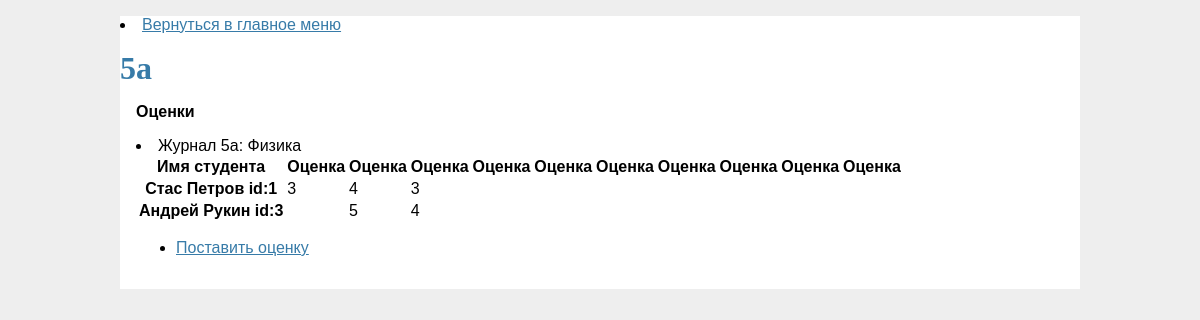
The page /journal/5а/Физика on the database its author committed.
### teacher/model.py (models this page shows, shortened)
class Course(db.Model):
    __tablename__ = 'courses'
    id = db.Column(db.Integer, primary_key=True)
    course_name = db.Column(db.String(50), nullable = True)

class Student(db.Model):
    __tablename__ = 'students'
    id = db.Column(db.Integer, primary_key=True)
    fullname = db.Column(db.String(50), nullable = True)
    group_id = db.Column(db.Integer, db.ForeignKey('groups.id'))
    group = relationship("Group", backref="students")

class Estimate(db.Model):
    __tablename__ = 'estimates'
    id = db.Column(db.Integer, primary_key=True)
    estimate = db.Column(db.String(50), nullable=True)
    course_id = db.Column(db.Integer, db.ForeignKey('courses.id'))
    student_id = db.Column(db.Integer, db.ForeignKey('students.id'))
    student = relationship('Student', backref='estimates')
    course = relationship('Course', backref='estimates')

### teacher/__init__.py (the view)
    @app.route('/journal/<group>/<course>', methods=('POST', 'GET'))
    def get_estimates_table(group, course):
        group_in_database = Group.query.filter(Group.group_name == group).first()
        students = Student.query.filter(Student.group_id == group_in_database.id).all()
        course_in_database = Course.query.filter(Course.course_name == course).first()
        estimates = Estimate.query.filter(Estimate.course_id == course_in_database.id).all()
        return render_template('estimates.html', students=students, course=course, group=group, estimates=estimates)

### teacher/templates/estimates.html
{% extends 'groups.html' %}
{% block content %}
<p><label>Оценки</label></p>
<li>Журнал {{ group }}:   {{ course }}</li>
<table>
    <thead>
      <tr>
        <th scope="col">Имя студента</th>
        <th scope="col">Оценка</th>
        <th scope="col">Оценка</th>
        <th scope="col">Оценка</th>
        <th scope="col">Оценка</th>
        <th scope="col">Оценка</th>
        <th scope="col">Оценка</th>
        <th scope="col">Оценка</th>
        <th scope="col">Оценка</th>
        <th scope="col">Оценка</th>
        <th scope="col">Оценка</th>
      </tr>
    </thead>
    <tbody>
        {% for student in students %}
      <tr>
        <th scope="row">{{ student.fullname }} id:{{ student.id }}</th>
        {% for estimate in estimates %}
            {% if estimate.student_id == student.id %}
                <td>{{ estimate.estimate }}</td>
            {% endif %}
        {% endfor %}
      </tr>
      {% endfor %}
  </table>
<ul class="mainmenu">
    <li><a href="{{ url_for('add_estimate', group=group, course=course) }}">Поставить оценку</a></li>
</ul>
{% endblock %}

### teacher/static/style.css (style rules this page uses)
html { font-family: sans-serif; background: #eee; padding: 1rem; }
body { max-width: 960px; margin: 0 auto; background: white; }
a { color: #377ba8; }
.content label { font-weight: bold; margin-bottom: 0.5em; }

### rows shown on the page
Course: course_name "Физика"
Student: fullname "Стас Петров", id "1"
Estimate: estimate "3"
Estimate: estimate "4"
Estimate: estimate "3"
Student: fullname "Андрей Рукин", id "3"
Estimate: estimate "5"
Estimate: estimate "4"

### other values the page prints
{{ group }} "5а"
